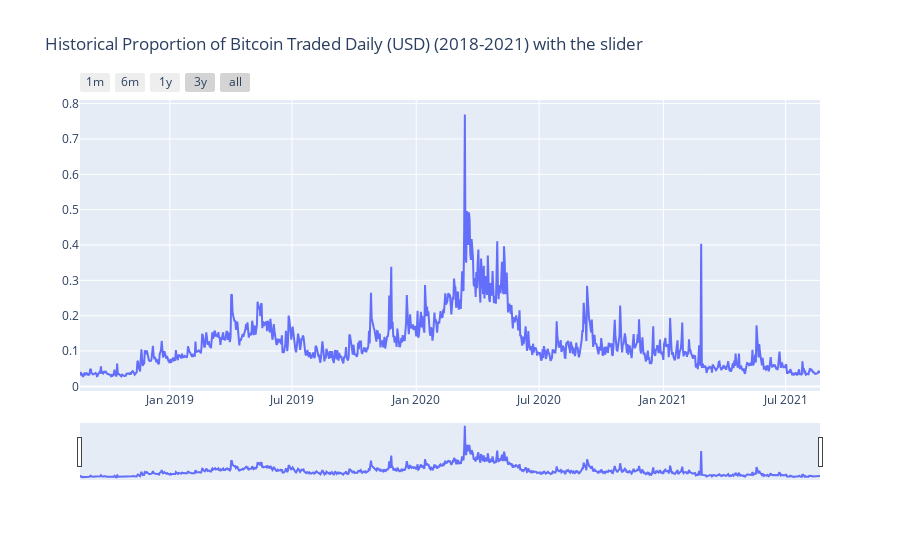

Source (notebook cell):
### Code cell
trace1 = go.Scatter(
    x = df['Date'],
    y = df['Proportion Traded'].astype(float),
    mode = 'lines',
    name = 'Bitcoin Price (Open)'
)

layout = dict(
    title='Historical Proportion of Bitcoin Traded Daily (USD) (2018-2021) with the slider',
    xaxis=dict(
        rangeselector=dict(
            buttons=list([
                dict(count=1,
                     label='1m',
                     step='month',
                     stepmode='backward'),
                dict(count=6,
                     label='6m',
                     step='month',
                     stepmode='backward'),
                dict(count=12,
                     label='1y',
                     step='month',
                     stepmode='backward'),
                dict(count=36,
                     label='3y',
                     step='month',
                     stepmode='backward'),
                dict(step='all')
            ])
        ),
        rangeslider=dict(
            visible = True
        ),
        type='date'
    )
)

data = [trace1]
fig = dict(data=data, layout=layout)
iplot(fig, filename = "Time Series with Rangeslider")

### Figure 1 — Plotly figure (JSON) as saved in the notebook; plotly's stock layout.template omitted (floating-point values rounded to 4 significant figures; data arrays with more than 128 entries replaced by an {"elided": "..."} marker saying what was removed)
{"data": [{"mode": "lines", "name": "Bitcoin Price (Open)", "type": "scatter", "x": {"elided": "1097 str values"}, "y": {"elided": "1097 float values"}}], "layout": {"title": {"text": "Historical Proportion of Bitcoin Traded Daily (USD) (2018-2021) with the slider"}, "xaxis": {"rangeselector": {"buttons": [{"count": 1, "label": "1m", "step": "month", "stepmode": "backward"}, {"count": 6, "label": "6m", "step": "month", "stepmode": "backward"}, {"count": 12, "label": "1y", "step": "month", "stepmode": "backward"}, {"count": 36, "label": "3y", "step": "month", "stepmode": "backward"}, {"step": "all"}]}, "rangeslider": {"visible": true}, "type": "date"}}}
